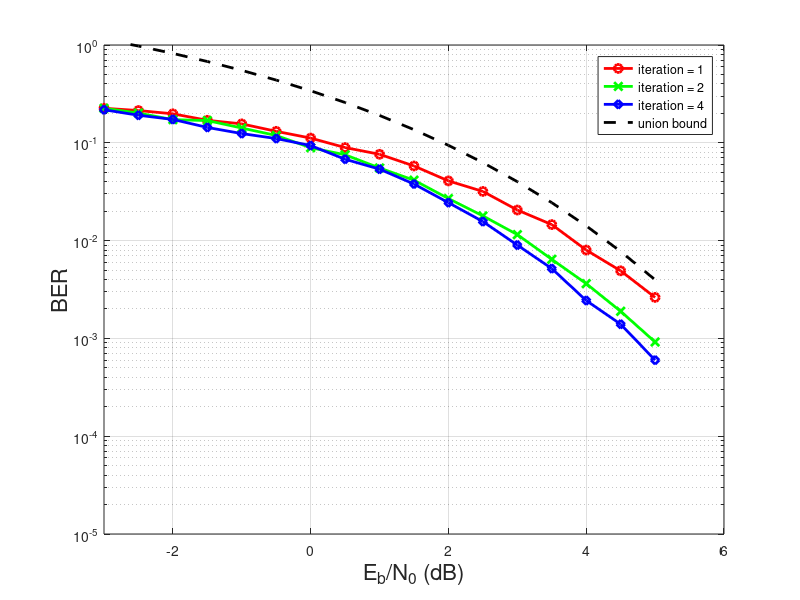

MATLAB code for this plot:
clc,clear,close all
addpath('./figure_result/')
load data2_ite1
ber_a(1,:) = ber;
save data ber_a;
clear

load data2_ite2
load data
ber_a(2,:) = ber;
save data ber_a
clear

load data2_ite4
load data
ber_a(3,:) = ber;
clear ber
save data
ebn0_range = 10.^(ebn0db / 10.0);
Pe_bound = 7*qfunc(sqrt(2*ebn0_range*3*4/7)) + 7*qfunc(sqrt(2*ebn0_range*4*4/7)) + qfunc(sqrt(2*ebn0_range*7*4/7));

semilogy(ebn0db, ber_a(1,:), 'r-o','LineWidth',2); hold on;
semilogy(ebn0db, ber_a(2,:), 'g-x','LineWidth',2); hold on;
semilogy(ebn0db, ber_a(3,:), 'b-d','LineWidth',2); hold on;
semilogy(ebn0db, Pe_bound, 'k--','LineWidth',2); hold on;
axis([-3 6 1e-5 1])
grid on
xlabel('E_b/N_0 (dB)','FontSize',16)
ylabel('BER','FontSize',16)
legend('iteration = 1', 'iteration = 2', 'iteration = 4', 'union bound');
delete data.mat